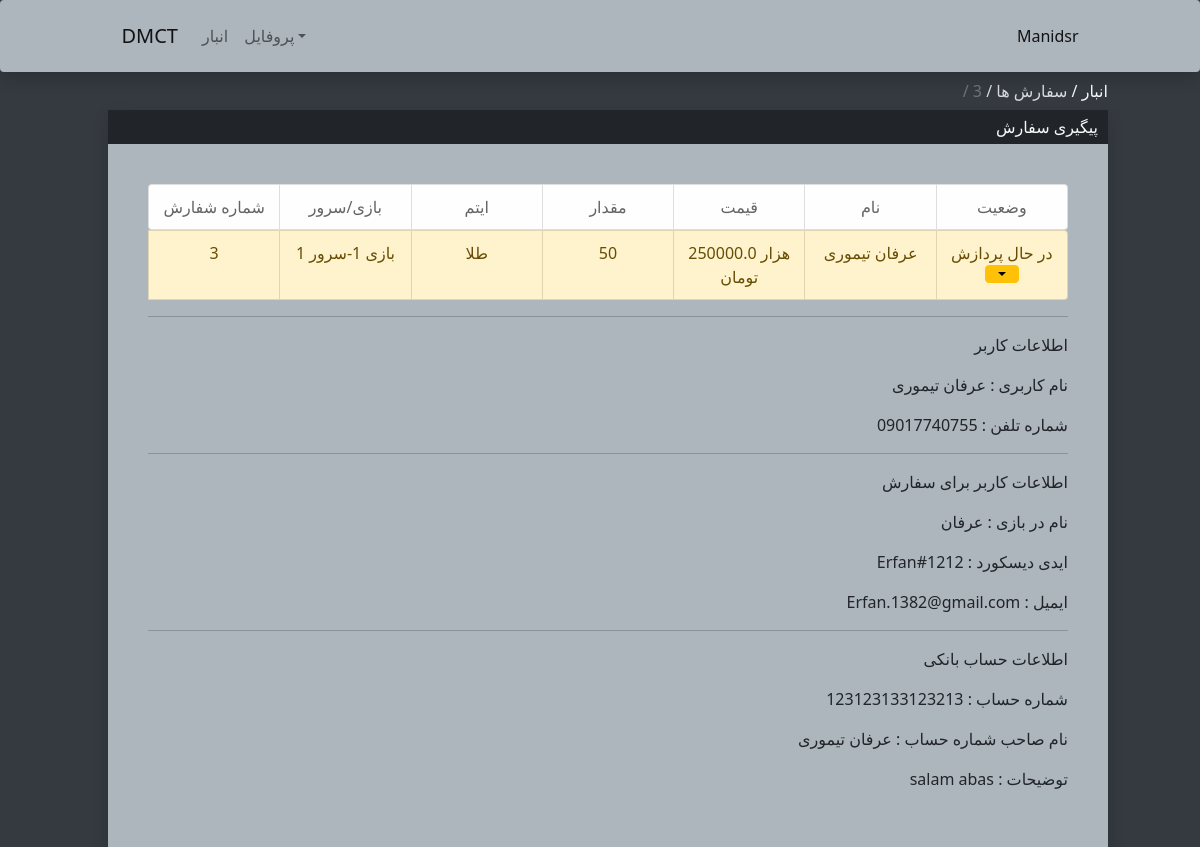
The page /Supply/Offers/3 (signed in) on the database its author committed.
### StaffApp/models.py (models this page shows, shortened)
class OfferRequest(models.Model):
    user = models.ForeignKey(User,on_delete=models.CASCADE,related_name="offersrequest",null=True)
    NameUser = models.CharField(max_length=100)
    ContactWay = models.CharField(max_length=200)
    idgame = models.IntegerField()
    game = models.CharField(max_length=200)
    idserver = models.IntegerField()
    server = models.CharField(max_length=200)
    iditem = models.IntegerField()
    item = models.CharField(max_length=500)
    itemQuantity = models.CharField(max_length=500)
    ingamename = models.CharField(max_length=200)
    note = models.CharField(max_length=500)
    finalPrice = models.FloatField()
    Status = models.IntegerField()

### UserAuth/models.py (models this page shows, shortened)
class UserInfo(models.Model):
    user = models.ForeignKey(User,on_delete=models.CASCADE,related_name="userinfo",null=True)
    fullname = models.CharField(max_length=200,null=True,default='')
    phonenumber = models.CharField(max_length=100,null=True,default='')
    email = models.CharField(max_length=500,null=True,default='')
    bankId = models.CharField(max_length=24,null=True,default='')
    bankIdOwner = models.CharField(max_length=100,null=True,default='')
    IDDiscord = models.CharField(max_length=500,null=True,default='')

### StaffApp/views.py (the view)
# urls.py: path("Offers/<int:IDoffer>",views.GetOffer,name="GetOffer"),
@login_required(login_url='/login/')
def GetOffer(response,IDoffer):
    try:
        offer = OfferRequest.objects.get(id=IDoffer)
        Info = UserInfo.objects.get(user=offer.user)
        if offer.user == response.user or response.user.is_staff:
            if response.method == "POST":
                if response.POST.get("Pendig"):
                    offer = OfferRequest.objects.get(id=int(response.POST.get("OfferId")))
                    offer.Status = 1
                    offer.save()
                    SendMessageToDiscord("**Status Changed**",f"User : {offer.NameUser}\nID : {offer.id}\nStatus : {IDconvertor(offer.Status)}")
                    return redirect("/Supply/Offers")
                elif response.POST.get("Complete"):
                    offer = OfferRequest.objects.get(id=int(response.POST.get("OfferId")))
                    offer.Status = 2
                    offer.save()
                    SendMessageToDiscord("**Status Changed**",f"User : {offer.NameUser}\nID : {offer.id}\nStatus : {IDconvertor(offer.Status)}")
                    return redirect("/Supply/Offers")
                elif response.POST.get("Canceled"):
                    offer = OfferRequest.objects.get(id=int(response.POST.get("OfferId")))
                    offer.Status = 3
                    offer.save()
                    SendMessageToDiscord("**Status Changed**",f"User : {offer.NameUser}\nID : {offer.id}\nStatus : {IDconvertor(offer.Status)}")
                    return redirect("/Supply/Offers")
                elif response.POST.get("Delivered"):
                    offer = OfferRequest.objects.get(id=int(response.POST.get("OfferId")))
                    offer.Status = 4
                    ourGame = Game.objects.get(name=offer.game)
                    Server = ourGame.server_set.get(name=offer.server)
                    Item = Server.item_set.get(name=offer.item)
                    Item.offerLimit -= int(offer.itemQuantity)
                    SendMessageToDiscord("**Status Changed**",f"User : {offer.NameUser}\nID : {offer.id}\nStatus : {IDconvertor(offer.Status)}")
                    Item.save()
                    offer.save()
                    return redirect("/Supply/Offers")
            else:
                return render(response,"StaffApp/Offer.html",{"info":Info,"Offer":offer})
    except:
        return redirect("/Supply/Offers")
    return redirect("/Supply/Offers",{"info":Info,"Offer":offer})

### StaffApp/templates/StaffApp/Offer.html (shortened to what this page needs)
{% extends 'StaffApp/BaseMenu.html'%}
{% block Link %}
    <a href="/Supply" style="color: #f8f9fa;">انبار / </a>
    <a href="/Supply/Offers" style="color: #d9dbdd;" >سفارش ها / </a>
    <a href="/Supply/Offers/{{Offer.id}}" class="text-muted" style="pointer-events: none;">{{Offer.id}} / </a>
{% endblock %}
{% block TitleCont %}پیگیری سفارش{% endblock %}
{% block Contant %}
    <ul class="list-group list-group-horizontal justify-content-center" style="margin: 0 40px;">
        <li class="list-group-item col list-group-item-light" style="text-align: center;padding: 10px 0;">شماره شفارش</li>
        <li class="list-group-item col list-group-item-light" style="text-align: center;padding: 10px 0;">بازی/سرور</li>
        <li class="list-group-item col list-group-item-light" style="text-align: center;padding: 10px 0;">ایتم</li>
        <li class="list-group-item col list-group-item-light" style="text-align: center;padding: 10px 0;">مقدار</li>
        <li class="list-group-item col list-group-item-light" style="text-align: center;padding: 10px 0;">قیمت</li>
        <li class="list-group-item col list-group-item-light" style="text-align: center;padding: 10px 0;">نام</li>
        <li class="list-group-item col list-group-item-light" style="text-align: center;padding: 10px 0;">وضعیت</li>
    </ul>
    <form method="POST" style="margin: 0 40px;">
            {% if Offer.Status == 1 %}
                <ul class="list-group list-group-horizontal justify-content-center ">
                    <li class="list-group-item col list-group-item-warning" style="text-align: center;padding: 10px 0;">{{Offer.id}}</li>
                    <li class="list-group-item col list-group-item-warning" style="text-align: center;padding: 10px 0;">{{Offer.game}}-{{Offer.server}}</li>
                    <li class="list-group-item col list-group-item-warning" style="text-align: center;padding: 10px 0;">{{Offer.item}}</li>
                    <li class="list-group-item col list-group-item-warning" style="text-align: center;padding: 10px 0;">{{Offer.itemQuantity}}</li>
                    <li class="list-group-item col list-group-item-warning" style="text-align: center;padding: 10px 0;">{{Offer.finalPrice}} هزار تومان</li>
                    <li class="list-group-item col list-group-item-warning" style="text-align: center;padding: 10px 0;">{{Offer.NameUser}}</li>
                    <li class="list-group-item col list-group-item-warning" style="text-align: center;padding: 10px 0;">در حال پردازش
                        {% if request.user.is_staff %}
                        <button class="btn btn-warning dropdown-toggle" type="button" id="dropdownMenuButton1" data-bs-toggle="dropdown" aria-expanded="false"></button>
                        {% endif %}
                    </li>
                </ul>
             {% endif %}
            <hr><p style="direction: rtl;">اطلاعات کاربر</p>
            <p style="margin-left: 20px;direction: rtl;"> نام کاربری : {{Offer.NameUser}}</p>
            <p style="margin-left: 20px;direction: rtl;"> شماره تلفن : {{info.phonenumber}}</p>
            <hr><p style="direction: rtl;">اطلاعات کاربر برای سفارش</p>
            <p style="margin-left: 20px;direction: rtl;"> نام در بازی : {{Offer.ingamename}}</p>
            <p style="margin-left: 20px;direction: rtl;"> ایدی دیسکورد : {{info.IDDiscord}}</p>
            <p style="margin-left: 20px;direction: rtl;"> ایمیل : {{info.email}}</p>
            <hr><p style="direction: rtl;">اطلاعات حساب بانکی</p>
            <p style="margin-left: 20px;direction: rtl;"> شماره حساب : {{info.bankId}}</p>
            <p style="margin-left: 20px;direction: rtl;">نام صاحب شماره حساب : {{info.bankIdOwner}}</p>
            <p style="margin-left: 20px;direction: rtl;"> توضیحات : {{Offer.note}}</p>
    </form>
{% endblock %}

### StaffApp/templates/StaffApp/BaseMenu.html (shortened to what this page needs)
<html lang="en">
<head>
    <link href="https://cdn.jsdelivr.net/npm/bootstrap@5.0.2/dist/css/bootstrap.min.css" rel="stylesheet">
</head>
<body>
    <nav class="navbar navbar-expand-lg navbar-light shadow p-3 bg-body rounded col-12">
        <div class="container-fluid" style="margin: 0 8%;">
          <a class="navbar-brand" href="#">DMCT</a>
          <div class="collapse navbar-collapse" id="navbarSupportedContent">
            <ul class="navbar-nav me-auto mb-2 mb-lg-0">
              <li class="nav-item">
                <a class="nav-link" aria-current="page" href="/Supply">انبار</a>
              </li>
              <li class="nav-item dropdown">
                <a class="nav-link dropdown-toggle" href="#" id="navbarDropdown" role="button" data-bs-toggle="dropdown" aria-expanded="false">پروفایل</a>
                  <hr class="dropdown-divider"></li>
                </ul>
            <a href="#" style="text-decoration: none;color: rgba(0, 0, 0, 0.9);font-weight: 500;text-transform: capitalize;">{{user.username}}</a>
          </div>
        </div>
    </nav>
    <div class="col-10" style="margin: 7px 9%;direction: rtl;">
      {% block Link%}{% endblock%}
    </div>
    <div class="col-10 shadow" style="margin: 0 9%;">
        <div style="background-color: #212529;color: #f8f9fa;">
            <p style="padding: 5px 10px;margin-bottom: 0;direction: rtl;">{% block TitleCont%}ایتم خود را انتخاب کنید{% endblock %}</p>
        </div>
        <div style="background-color: #adb5bd; padding: 40px 0;">
          {%if user.is_authenticated %}
            {% block Contant%}لطفا اول در سایت ورود کنید{% endblock %}
          {% endif %}
        </div>
    </div>
</body>
</html>

### StaffApp/templates/StaffApp/BaseMenu.html (style rules this page uses)
.bg-body { background-color: #adb5bd!important; }
body { background-color: #343a40; }
a { text-decoration: none; }

### rows shown on the page
OfferRequest: id "3", game "بازی 1", server "سرور 1", item "طلا", itemQuantity "50", finalPrice "250000.0", NameUser "عرفان تیموری", ingamename "عرفان", note "salam abas"
UserInfo: phonenumber "09017740755", IDDiscord "Erfan#1212", email "Erfan.1382@gmail.com", bankId "123123133123213", bankIdOwner "عرفان تیموری"

### other values the page prints
{{ user.username }} "Manidsr"
